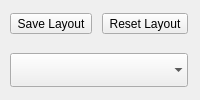
              <widget class="QWidget" name="widget_6" native="true">
               <property name="sizePolicy">
                <sizepolicy hsizetype="Preferred" vsizetype="Preferred">
                 <horstretch>0</horstretch>
                 <verstretch>0</verstretch>
                </sizepolicy>
               </property>
               <property name="minimumSize">
                <size>
                 <width>0</width>
                 <height>0</height>
                </size>
               </property>
               <property name="maximumSize">
                <size>
                 <width>200</width>
                 <height>16777215</height>
                </size>
               </property>
               <layout class="QGridLayout" name="gridLayout_3">
                <property name="leftMargin">
                 <number>0</number>
                </property>
                <property name="topMargin">
                 <number>0</number>
                </property>
                <property name="rightMargin">
                 <number>0</number>
                </property>
                <property name="bottomMargin">
                 <number>0</number>
                </property>
                <property name="horizontalSpacing">
                 <number>0</number>
                </property>
                <item row="1" column="2" colspan="2">
                 <widget class="QComboBox" name="load_layout_selector">
                  <property name="sizePolicy">
                   <sizepolicy hsizetype="Preferred" vsizetype="Preferred">
                    <horstretch>0</horstretch>
                    <verstretch>0</verstretch>
                   </sizepolicy>
                  </property>
                  <property name="maximumSize">
                   <size>
                    <width>16777215</width>
                    <height>34</height>
                   </size>
                  </property>
                  <property name="toolTip">
                   <string>&lt;html&gt;&lt;head/&gt;&lt;body&gt;&lt;p&gt;Load Layout from Presets or Computer&lt;/p&gt;&lt;/body&gt;&lt;/html&gt;</string>
                  </property>
                  <property name="placeholderText">
                   <string>                   Load Layout</string>
                  </property>
                  <property name="frame">
                   <bool>false</bool>
                  </property>
                  <item>
                   <property name="text">
                    <string>Default</string>
                   </property>
                  </item>
                  <item>
                   <property name="text">
                    <string>Coding</string>
                   </property>
                  </item>
                  <item>
                   <property name="text">
                    <string>Analysis</string>
                   </property>
                  </item>
                  <item>
                   <property name="text">
                    <string>Simulation</string>
                   </property>
                  </item>
                 </widget>
                </item>
                <item row="0" column="2">
                 <widget class="QToolButton" name="save_layout_button">
                  <property name="text">
                   <string>Save Layout</string>
                  </property>
                  <property name="icon">
                   <iconset resource="resources.qrc">
                    <normaloff>:/icons/icons8-save-48.png</normaloff>:/icons/icons8-save-48.png</iconset>
                  </property>
                  <property name="toolButtonStyle">
                   <enum>Qt::ToolButtonStyle::ToolButtonTextBesideIcon</enum>
                  </property>
                 </widget>
                </item>
                <item row="0" column="3">
                 <widget class="QToolButton" name="reset_layout_button">
                  <property name="text">
                   <string>Reset Layout</string>
                  </property>
                  <property name="icon">
                   <iconset resource="resources.qrc">
                    <normaloff>:/icons/icons8-rotate-48.png</normaloff>:/icons/icons8-rotate-48.png</iconset>
                  </property>
                  <property name="toolButtonStyle">
                   <enum>Qt::ToolButtonStyle::ToolButtonTextBesideIcon</enum>
                  </property>
                 </widget>
                </item>
               </layout>
              </widget>
